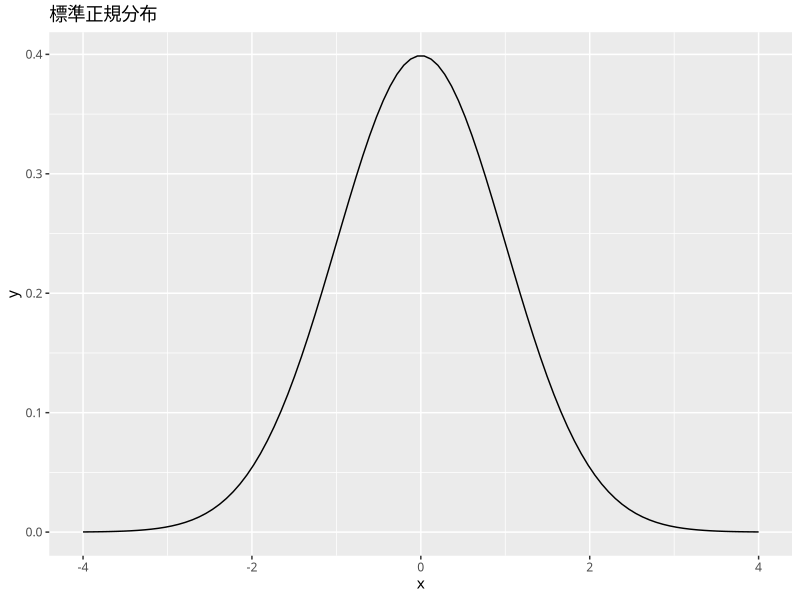
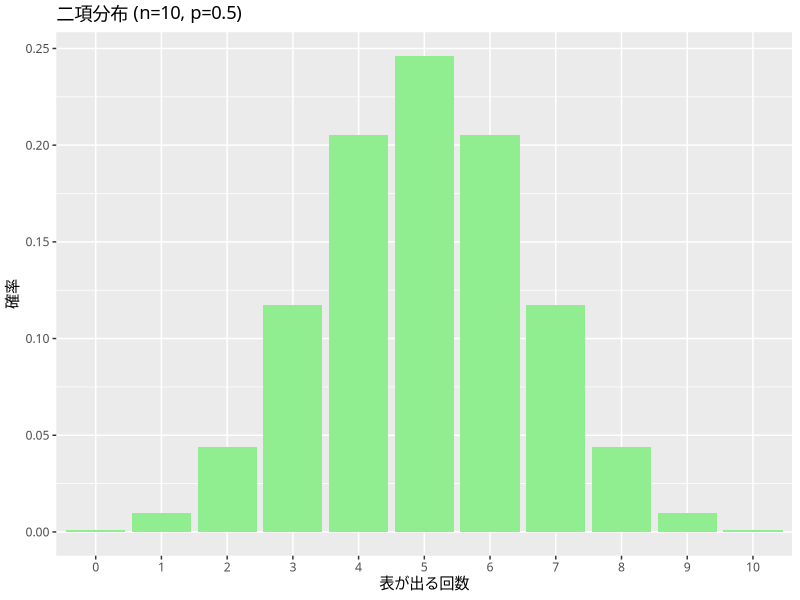
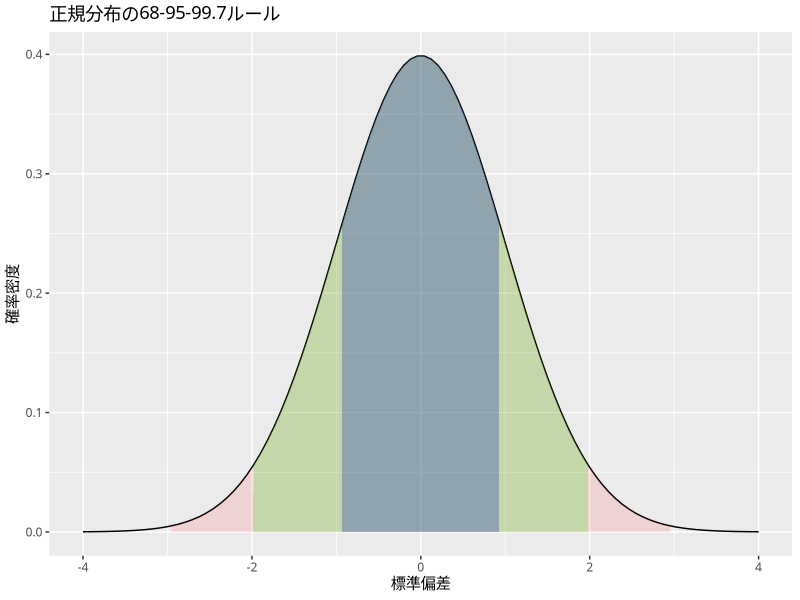

Here is the R script that generated these plots, in order:
## ---- chunk 1
library(tidyverse)

# x軸の範囲を決める {.unnumbered}
x <- seq(-4, 4, length.out = 100)
# y軸（確率密度）を計算 {.unnumbered}
y <- dnorm(x, mean = 0, sd = 1)

# データフレームにする {.unnumbered}
df <- data.frame(x, y)

# プロット {.unnumbered}
ggplot(df, aes(x = x, y = y)) +
  theme_gray(base_family = "HiraKakuProN-W3") +
  geom_line() +
  labs(title = "標準正規分布")
## ---- chunk 2
# 60点以下になる確率 {.unnumbered}
p_lower <- pnorm(60, mean = 50, sd = 10)

# 60点以上になる確率 {.unnumbered}
1 - p_lower
## ---- chunk 3
dbinom(5, size = 10, prob = 0.5)
## ---- chunk 4
x <- 0:10
prob <- dbinom(x, size = 10, prob = 0.5)
df_binom <- data.frame(x = factor(x), prob = prob)

ggplot(df_binom, aes(x = x, y = prob)) +
  theme_gray(base_family = "HiraKakuProN-W3") +
  geom_col(fill = "lightgreen") +
  labs(title = "二項分布 (n=10, p=0.5)", x = "表が出る回数", y = "確率")
## ---- chunk 5
# 視覚的に確認
x <- seq(-4, 4, length.out = 100)
y <- dnorm(x)
df <- data.frame(x, y)

ggplot(df, aes(x = x, y = y)) +
  theme_gray(base_family = "HiraKakuProN-W3") +
  geom_line() +
  geom_area(data = filter(df, x >= -1 & x <= 1), fill = "blue", alpha = 0.3) +
  geom_area(data = filter(df, x >= -2 & x <= 2), fill = "green", alpha = 0.2) +
  geom_area(data = filter(df, x >= -3 & x <= 3), fill = "red", alpha = 0.1) +
  labs(title = "正規分布の68-95-99.7ルール", x = "標準偏差", y = "確率密度")
